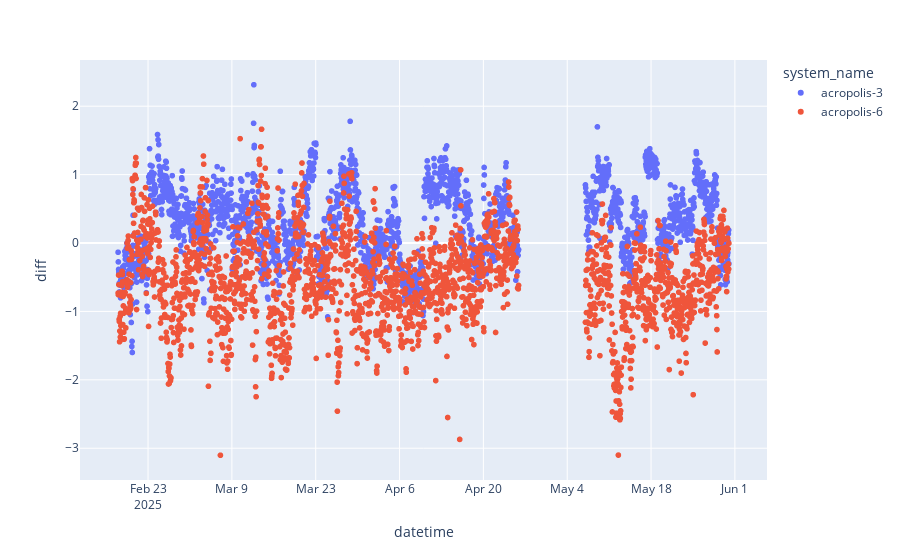
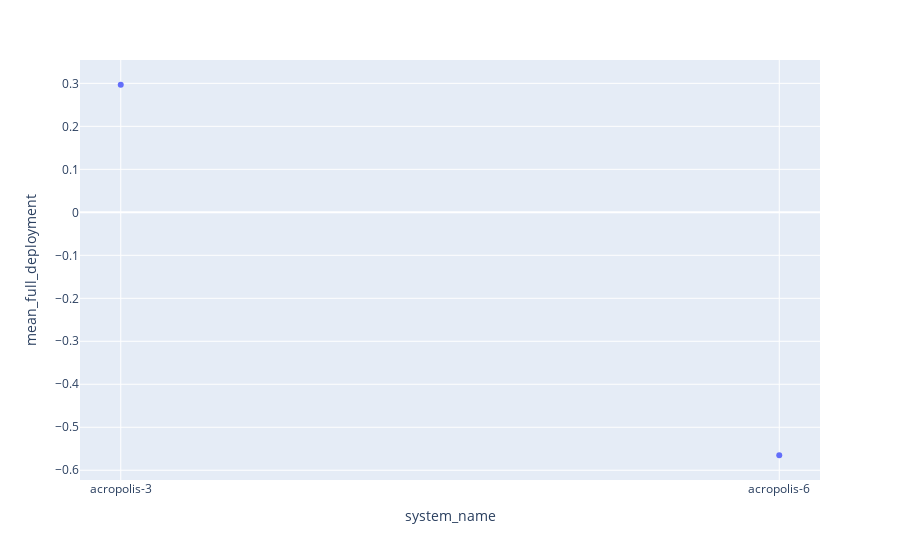
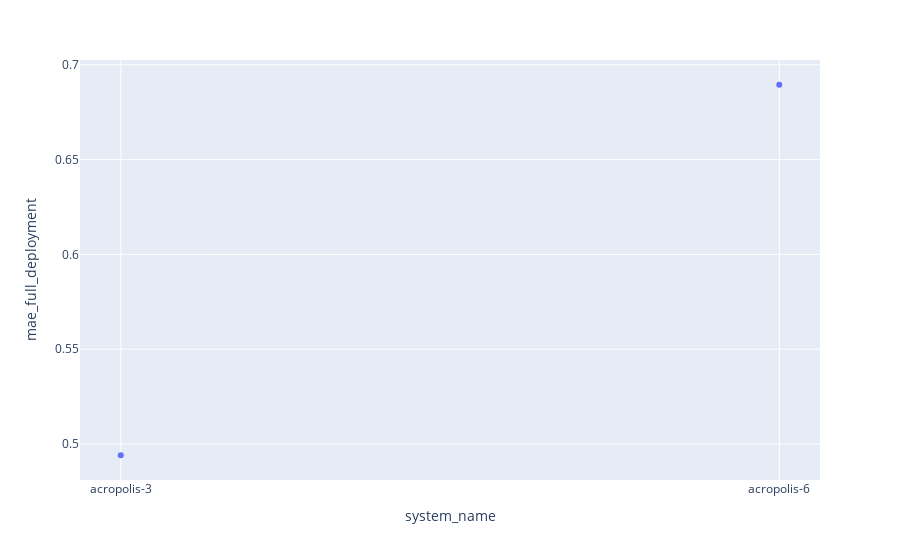
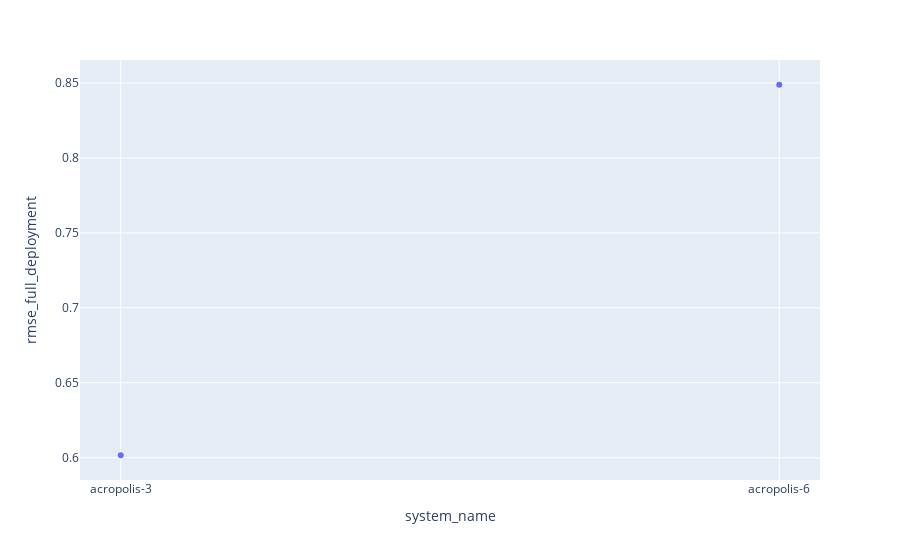

Write notebook code for charts like these, in order.
### Code cell
fig = px.scatter(df, x="datetime", y="diff", color = "system_name")
fig.show()
fig = px.scatter(df_sbs, x="system_name", y="mean_full_deployment")
fig.show()
fig = px.scatter(df_sbs, x="system_name", y="mae_full_deployment")
fig.show()
fig = px.scatter(df_sbs, x="system_name", y="rmse_full_deployment")
fig.show()

### Figure 1 — Plotly figure (JSON) as saved in the notebook; plotly's stock layout.template omitted (floating-point values rounded to 4 significant figures; data arrays with more than 128 entries replaced by an {"elided": "..."} marker saying what was removed)
{"data": [{"hovertemplate": "system_name=acropolis-3<br>datetime=%{x}<br>diff=%{y}<extra></extra>", "legendgroup": "acropolis-3", "marker": {"color": "#636efa", "symbol": "circle"}, "mode": "markers", "name": "acropolis-3", "showlegend": true, "type": "scattergl", "x": {"elided": "2175 str values"}, "xaxis": "x", "y": {"elided": "2175 float values"}, "yaxis": "y"}, {"hovertemplate": "system_name=acropolis-6<br>datetime=%{x}<br>diff=%{y}<extra></extra>", "legendgroup": "acropolis-6", "marker": {"color": "#EF553B", "symbol": "circle"}, "mode": "markers", "name": "acropolis-6", "showlegend": true, "type": "scattergl", "x": {"elided": "2175 str values"}, "xaxis": "x", "y": {"elided": "2175 float values"}, "yaxis": "y"}], "layout": {"legend": {"title": {"text": "system_name"}, "tracegroupgap": 0}, "margin": {"t": 60}, "xaxis": {"anchor": "y", "domain": [0, 1], "title": {"text": "datetime"}}, "yaxis": {"anchor": "x", "domain": [0, 1], "title": {"text": "diff"}}}}

### Figure 2 — Plotly figure (JSON) as saved in the notebook; plotly's stock layout.template omitted (floating-point values rounded to 4 significant figures)
{"data": [{"hovertemplate": "system_name=%{x}<br>mean_full_deployment=%{y}<extra></extra>", "legendgroup": "", "marker": {"color": "#636efa", "symbol": "circle"}, "mode": "markers", "name": "", "orientation": "v", "showlegend": false, "type": "scatter", "x": ["acropolis-3", "acropolis-6"], "xaxis": "x", "y": [0.2967, -0.5651], "yaxis": "y"}], "layout": {"legend": {"tracegroupgap": 0}, "margin": {"t": 60}, "xaxis": {"anchor": "y", "domain": [0, 1], "title": {"text": "system_name"}}, "yaxis": {"anchor": "x", "domain": [0, 1], "title": {"text": "mean_full_deployment"}}}}

### Figure 3 — Plotly figure (JSON) as saved in the notebook; plotly's stock layout.template omitted (floating-point values rounded to 4 significant figures)
{"data": [{"hovertemplate": "system_name=%{x}<br>mae_full_deployment=%{y}<extra></extra>", "legendgroup": "", "marker": {"color": "#636efa", "symbol": "circle"}, "mode": "markers", "name": "", "orientation": "v", "showlegend": false, "type": "scatter", "x": ["acropolis-3", "acropolis-6"], "xaxis": "x", "y": [0.4941, 0.6895], "yaxis": "y"}], "layout": {"legend": {"tracegroupgap": 0}, "margin": {"t": 60}, "xaxis": {"anchor": "y", "domain": [0, 1], "title": {"text": "system_name"}}, "yaxis": {"anchor": "x", "domain": [0, 1], "title": {"text": "mae_full_deployment"}}}}

### Figure 4 — Plotly figure (JSON) as saved in the notebook; plotly's stock layout.template omitted (floating-point values rounded to 4 significant figures)
{"data": [{"hovertemplate": "system_name=%{x}<br>rmse_full_deployment=%{y}<extra></extra>", "legendgroup": "", "marker": {"color": "#636efa", "symbol": "circle"}, "mode": "markers", "name": "", "orientation": "v", "showlegend": false, "type": "scatter", "x": ["acropolis-3", "acropolis-6"], "xaxis": "x", "y": [0.6017, 0.8488], "yaxis": "y"}], "layout": {"legend": {"tracegroupgap": 0}, "margin": {"t": 60}, "xaxis": {"anchor": "y", "domain": [0, 1], "title": {"text": "system_name"}}, "yaxis": {"anchor": "x", "domain": [0, 1], "title": {"text": "rmse_full_deployment"}}}}
